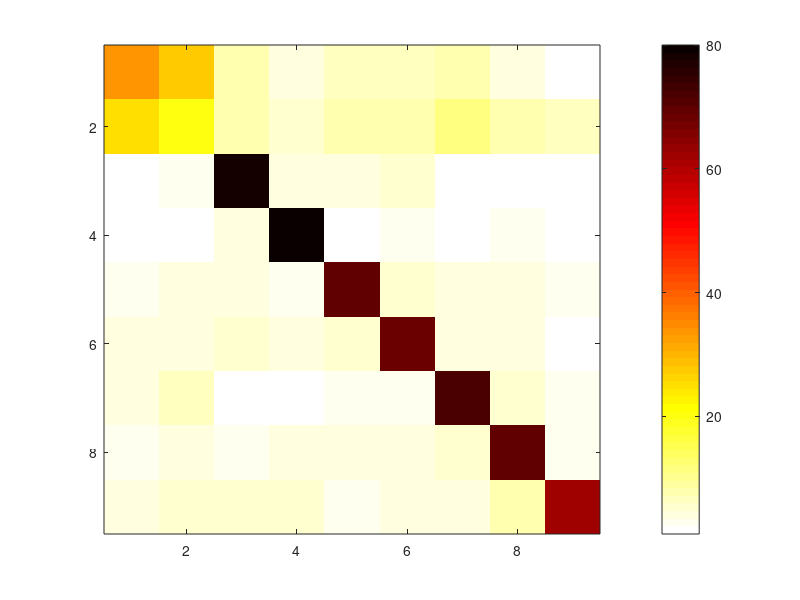

The MATLAB script that drew this image: (Note: this script raises an error after producing the figure.)
% =========================================================
% Crop Classification Confusion Matrix
% Model: CatBoost V2 Optimised | Dataset: Nigeria Agri (20k)
% =========================================================
% Rows = True class, Columns = Predicted class
% Values are percentages (row-normalised → diagonal = recall)

crop_labels = {'Rice','Maize','Cassava','Tomato','Yam','Beans','Sorghum','Pepper','Onions'};

% Row-normalised confusion matrix (%)
% Known diagonals: Rice=34, Maize=20, Cassava=78, Tomato=80
% Estimated diagonals: Yam=70, Beans=68, Sorghum=72, Pepper=70, Onions=62
CM = [
  34  28   8   4   6   6   8   4   2;   % Rice
  25  20   8   5   8   8  12   8   6;   % Maize
   2   3  78   4   4   5   2   1   1;   % Cassava
   2   2   4  80   2   3   2   3   2;   % Tomato
   3   4   4   3  70   5   4   4   3;   % Yam
   4   4   5   4   5  68   4   4   2;   % Beans
   4   6   2   2   3   3  72   5   3;   % Sorghum
   3   4   3   4   4   4   5  70   3;   % Pepper
   4   5   5   5   3   4   4   8  62;   % Onions
];

fig = figure('Name','Confusion Matrix','Position',[100 100 700 600]);

imagesc(CM);
colormap(flipud(hot));
colorbar;
clim([0 100]);

xticks(1:9); xticklabels(crop_labels);
yticks(1:9); yticklabels(crop_labels);
xtickangle(30);

xlabel('Predicted Crop','FontSize',12,'FontWeight','bold');
ylabel('True Crop','FontSize',12,'FontWeight','bold');
title({'CatBoost Crop Classification — Confusion Matrix (Row-Normalised %)';
       'Top-1 Accuracy: 57.0%  |  Top-3 Accuracy: 92.4%  |  Macro F1: 0.58'}, ...
       'FontSize',12);

% Overlay percentage text
for r = 1:9
    for c = 1:9
        val = CM(r,c);
        clr = 'white';
        if val > 50, clr = 'black'; end
        text(c, r, sprintf('%d%%', val), ...
            'HorizontalAlignment','center','VerticalAlignment','middle', ...
            'Color', clr, 'FontSize', 8, 'FontWeight','bold');
    end
end

set(gca,'FontSize',10,'TickDir','out');
grid off;

saveas(fig, 'confusion_matrix.png');
fprintf('Saved: confusion_matrix.png\n');
